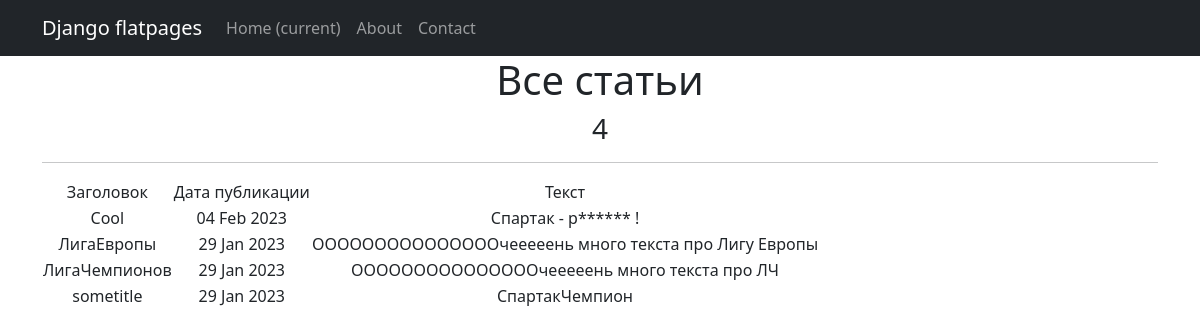
Page /news/ on the committed database.
### news/models.py (models this page shows, shortened)
class Post(models.Model):
    author = models.ForeignKey(Author, on_delete=models.CASCADE)
    NEWS = 'NW'
    ARTICLE = 'AR'
    CATEGORY_CHOICES = (
        (NEWS, 'Новость'),
        (ARTICLE, 'Статья'),
    )
    categoryType = models.CharField(max_length=2, choices=CATEGORY_CHOICES, default=ARTICLE)
    dateCreation = models.DateTimeField(auto_now_add=True)
    postCategory = models.ManyToManyField(Category, through='PostCategory')
    title = models.CharField(max_length=128)
    text = models.TextField()
    rating = models.SmallIntegerField(default=0)

### news/views.py (the view)
# urls.py: path('', NewsList.as_view()),
class NewsList(ListView):
    model = Post
    ordering = '-dateCreation'
    template_name = 'news.html'
    context_object_name = 'news'

### news/templatetags/custom_filters.py (called while the page is built)
@register.filter()
def censor(value):
    bad_words = ('редиска')
    if not isinstance(value, str):
        raise TypeError(f"unresolved type '{type(value)}' expected type 'str'")
    for word in value.split():
        if word.lower() in bad_words:
            value = value.replace(word, f"{word[0]}{'*' * (len(word) - 1)}")
    return value

### templates/news.html (shortened to what this page needs)
{% extends 'flatpages/default.html' %}
{% load custom_filters %}!
{% block content %}
   <h1>Все статьи</h1>
   <h3>{{ news|length }}</h3>
   <hr>
   {% if news %}
       <table>
           <tr>
               <td>Заголовок</td>
               <td>Дата публикации</td>
               <td>Текст</td>
           </tr>
           {% for news1 in news %}
           <tr>
               <td>{{ news1.title|censor }}</td>
               <td>{{ news1.dateCreation|date:'d M Y' }}</td>
               <td>{{ news1.text|truncatewords:20|censor }}</td>
           </tr>
           {% endfor %}
       </table>
   {% else %}
       <h2>Статей нет!</h2>
   {% endif %}
{% endblock content %}

### templates/flatpages/default.html (shortened to what this page needs)
{% load static %}
<!DOCTYPE html>
<html lang="en">
    <head>
        {% load static %}
        <link href="{% static 'css/styles.css' %}" rel="stylesheet" />
    </head>
    <body>
<nav class="navbar navbar-expand-lg navbar-dark bg-dark static-top">
   <div class="container">
       <a class="navbar-brand" href="#">Django flatpages</a>
       <div class="collapse navbar-collapse" id="navbarResponsive">
           <ul class="navbar-nav ml-auto">
               <li class="nav-item active">
                   <a class="nav-link" href="#">Home
                       <span class="sr-only">(current)</span>
                   </a>
               </li>
               <li class="nav-item">
                   <a class="nav-link" href="/about/">About</a>
               </li>
               <li class="nav-item">
                   <a class="nav-link" href="/contacts/">Contact</a>
               </li>
           </ul>
       </div>
   </div>
</nav>
        <div class="container">
   <div class="row">
       <div class="col-lg-12 text-center">
           {% block content %}
           {% endblock content %}
       </div>
   </div>
</div>
    </body>
</html>

### rows in the picture
Post: title|censor "Cool", dateCreation "04 Feb 2023", text|censor "Спартак - р****** !"
Post: title|censor "ЛигаЕвропы", dateCreation "29 Jan 2023", text|censor "ОООООООООООООООчееееень много текста про Лигу Европы"
Post: title|censor "ЛигаЧемпионов", dateCreation "29 Jan 2023", text|censor "ОООООООООООООООчееееень много текста про ЛЧ"
Post: title|censor "sometitle", dateCreation "29 Jan 2023", text|censor "СпартакЧемпион"

### other values in the picture
{{ news|length }} "4"
